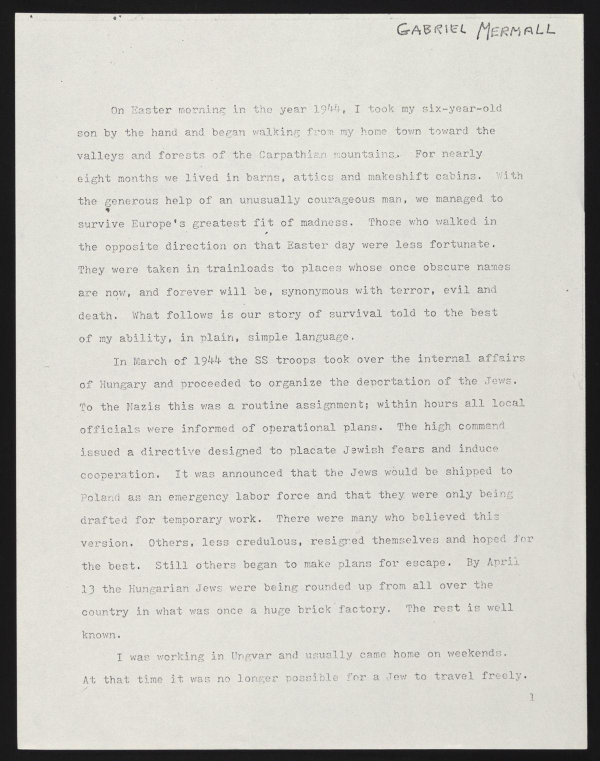
#> input picture image/lessn.jpg, 1200 x 1522 px, found by its file name (shown at 1/2 size)
$ python removebgUseContour.py
#> lines starting #> are read from the running program, lines starting #| are printed output that depends on the picture; after the words box and inside, x2 and y2 are one past the last pixel; in counts of white or black regions, pixels touching at a corner belong together
import cv2
from PIL import Image
import numpy as np
img = cv2.imread(".ocr/lessn.jpg")
#> img is the input picture: shape (1522, 1200, 3); mean B, G, R 197.6, 203.9, 205.2
# print(img.size)
# img.rotate(90).show()
# img = cv2.resize(img, (512, 512))

#inverted Images
inverted = cv2.bitwise_not(img)
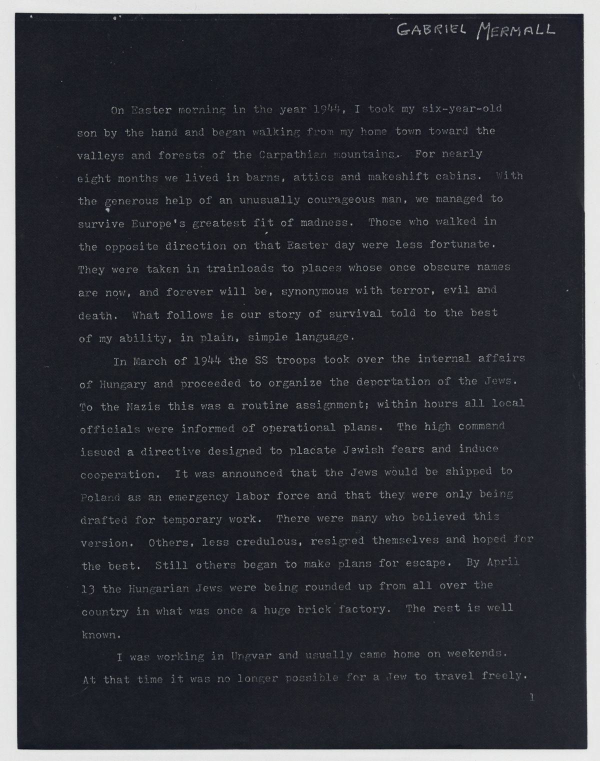
#> inverted: shape (1522, 1200, 3) (shown at 1/2 size); mean B, G, R 57.4, 51.1, 49.8


# Rescaling


#Binarization
def grayscale(image):
    return cv2.cvtColor(image, cv2.COLOR_BGR2GRAY )


grayImage= grayscale(img)

_, threshold  = cv2.threshold(grayImage, 200, 255, cv2.THRESH_BINARY)
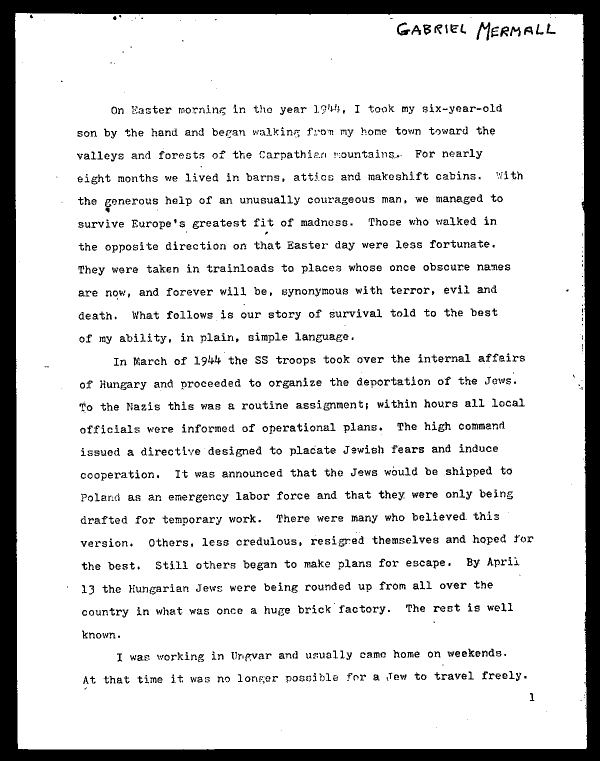
#> threshold: shape (1522, 1200) (shown at 1/2 size); 86.6% white; 1770 black regions (433 under 20 px), largest, box (x1, y1, x2, y2) and area: (0, 0, 1200, 1522) 154169, (953, 44, 981, 81) 346, (794, 45, 821, 71) 283


#Noise remove

def noise_remover(image):
    kernel = np.ones((1, 1), np.uint8)
    image = cv2.dilate(image, kernel, iterations=1)

    kernel = np.ones((1, 1), np.uint8)
    image = cv2.erode(image, kernel, iterations=1)

    image= cv2.morphologyEx(image, cv2.MORPH_CLOSE, kernel)

    image = cv2.medianBlur(image, 3)
#> image: shape (1522, 1200); 86.8% white; 1717 black regions (393 under 20 px)

    return (image)


def noise_remover2(image):
    kernel = np.ones((1, 1), np.uint8)
    image = cv2.dilate(image, kernel, iterations=1)

    kernel = np.ones((1, 1), np.uint8)
    image = cv2.erode(image, kernel, iterations=1)

    image= cv2.morphologyEx(image, cv2.MORPH_CLOSE, kernel)
    cv2.imshow("morphologyEx", image)

    return (image)

img_no_noise_remover = noise_remover(threshold)


#remove border or background
def remove_borders(image):
    contours, heiarchy = cv2.findContours(image, cv2.RETR_EXTERNAL, cv2.CHAIN_APPROX_SIMPLE)
#> contours = 1 contour; box (x1, y1, x2, y2) and area: (30, 26, 1174, 1499) 1669620; heiarchy = [[-1, -1, -1, -1]]
    cntsSorted = sorted(contours, key=lambda x:cv2.contourArea(x))
#> cntsSorted has the same summary as contours
    cnt = cntsSorted[-1]
#> cnt = contour of 363 points, box (x1, y1, x2, y2) (30, 26, 1174, 1499), area 1669620
    x, y, w, h = cv2.boundingRect(cnt)
#> x = 30; y = 26; w = 1144; h = 1473
    crop = image[y:y+h, x:x+w]
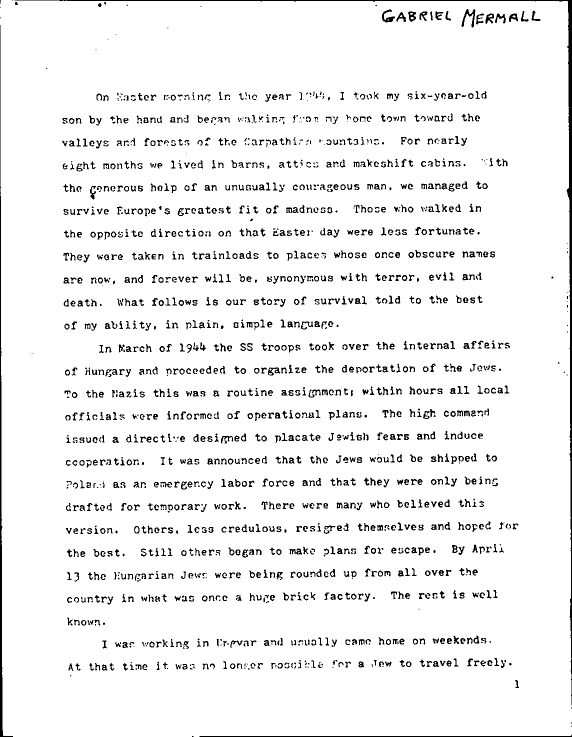
#> crop: shape (1473, 1144) (shown at 1/2 size); 94.1% white; 1727 black regions (401 under 20 px), largest, box (x1, y1, x2, y2) and area: (29, 0, 1144, 1411) 8310, (0, 50, 26, 1473) 3797, (399, 1469, 1144, 1473) 749
    return (crop)

no_borders = remove_borders(img_no_noise_remover)
#Missing Borders
color = [255, 255, 255]
top, bottom, left, right = [150]*4
image_with_border = cv2.copyMakeBorder(no_borders, top, bottom, left, right, cv2.BORDER_CONSTANT, value=color)
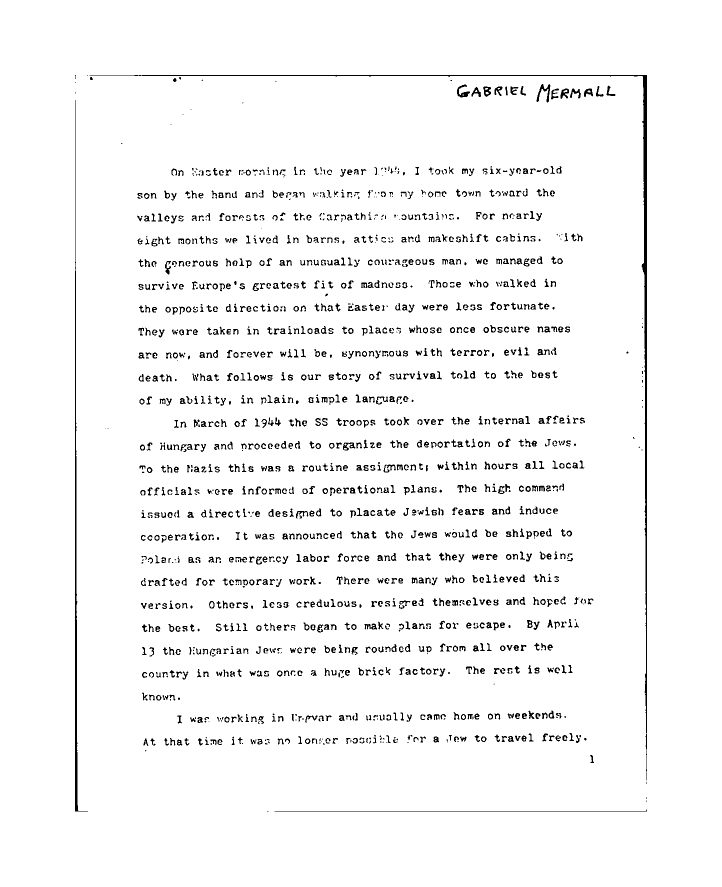
#> image_with_border: shape (1773, 1444) (shown at 1/2 size); 96.1% white; black in thin lines or dots, all inside (x1, y1, x2, y2) = (150, 150, 1294, 1623)
cv2.imwrite("temp/image_with_border.jpg", image_with_border)


cv2.imshow("imge", img)
cv2.imshow("no_borders", no_borders)
cv2.waitKey(0)
cv2.destroyAllWindows()

$ run again, with image/aa.jpg copied over image/lessn.jpg
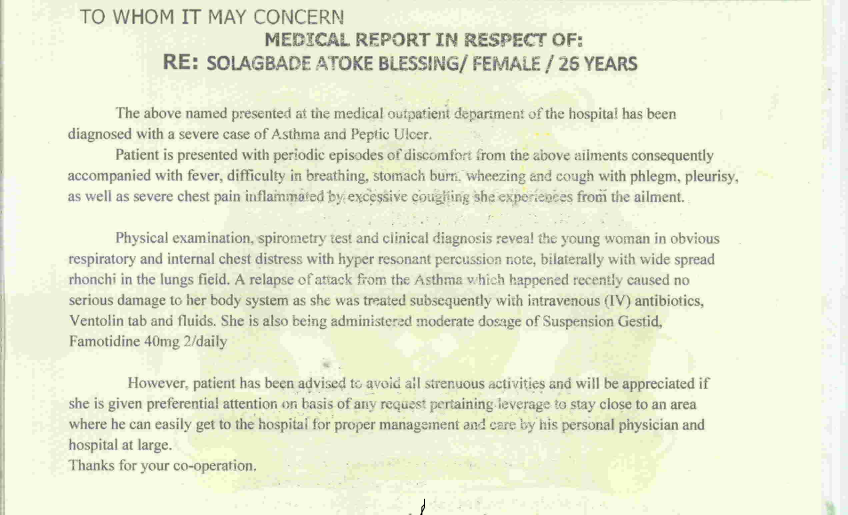
#> input picture image/aa.jpg, 2544 x 1544 px, found by its file name (shown at 1/3 size)
#> img is the input picture: shape (1544, 2544, 3); mean B, G, R 212.9, 236.5, 232.4
#> `_, threshold  = cv2.threshold(grayImage, 200, 255, cv2.THRESH_BINARY)`:
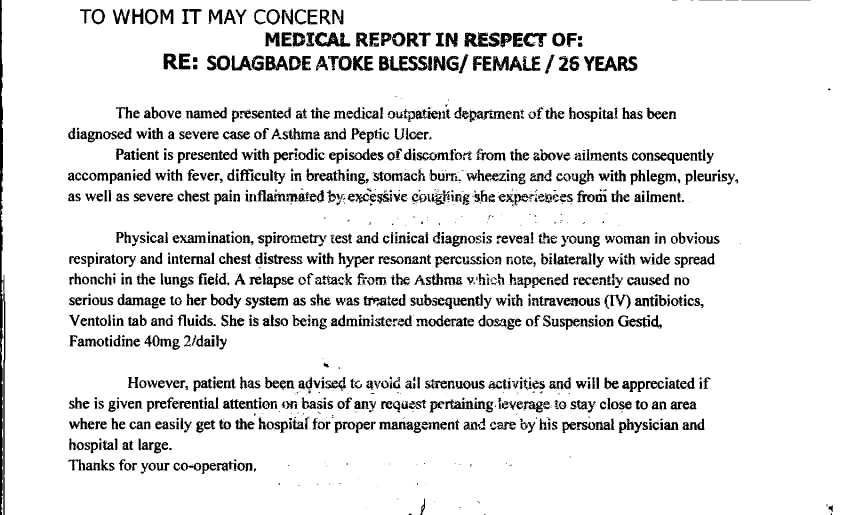
#> threshold: shape (1544, 2544) (shown at 1/3 size); 90.1% white; 2456 black regions (1281 under 20 px), largest, box (x1, y1, x2, y2) and area: (0, 0, 9, 1544) 10341, (10, 824, 16, 1544) 2808, (944, 96, 1051, 140) 2438
#> image: shape (1544, 2544); 90.2% white; 1342 black regions (155 under 20 px)
#> contours = 8 contours, 7 with area under 20; largest, box (x1, y1, x2, y2) and area: (3, 0, 2544, 1544) 3909254; heiarchy = [[1, -1, -1, -1], [2, 0, -1, -1], [3, 1, -1, -1], [4, 2, -1, -1], [5, 3, -1, -1], [6, 4, -1, -1], [7, 5, -1, -1], [-1, 6, -1, -1]]
#> cntsSorted has the same summary as contours
#> cnt = contour of 381 points, box (x1, y1, x2, y2) (3, 0, 2544, 1544), area 3909254
#> x = 3; y = 0; w = 2541; h = 1544
#> crop: shape (1544, 2541); 90.3% white; 1347 black regions (156 under 20 px), largest, box (x1, y1, x2, y2) and area: (7, 825, 13, 1544) 2806, (0, 880, 5, 1544) 2693, (941, 96, 1048, 140) 2480
#> `image_with_border = cv2.copyMakeBorder(no_borders, top, bottom, left, ..`:
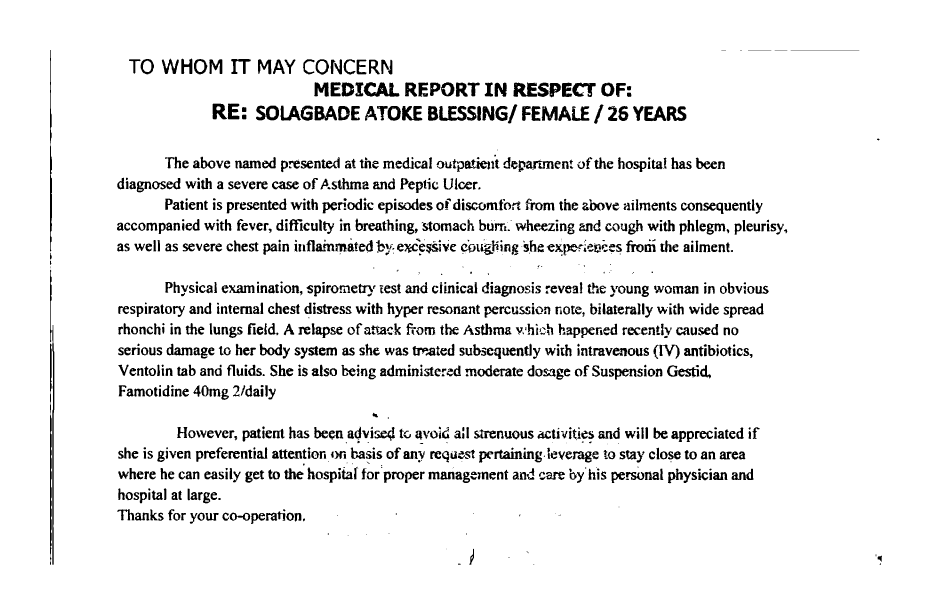
#> image_with_border: shape (1844, 2841) (shown at 1/3 size); 92.7% white; 1347 black regions (156 under 20 px), largest, box (x1, y1, x2, y2) and area: (157, 975, 163, 1694) 2806, (150, 1030, 155, 1694) 2693, (1091, 246, 1198, 290) 2480
